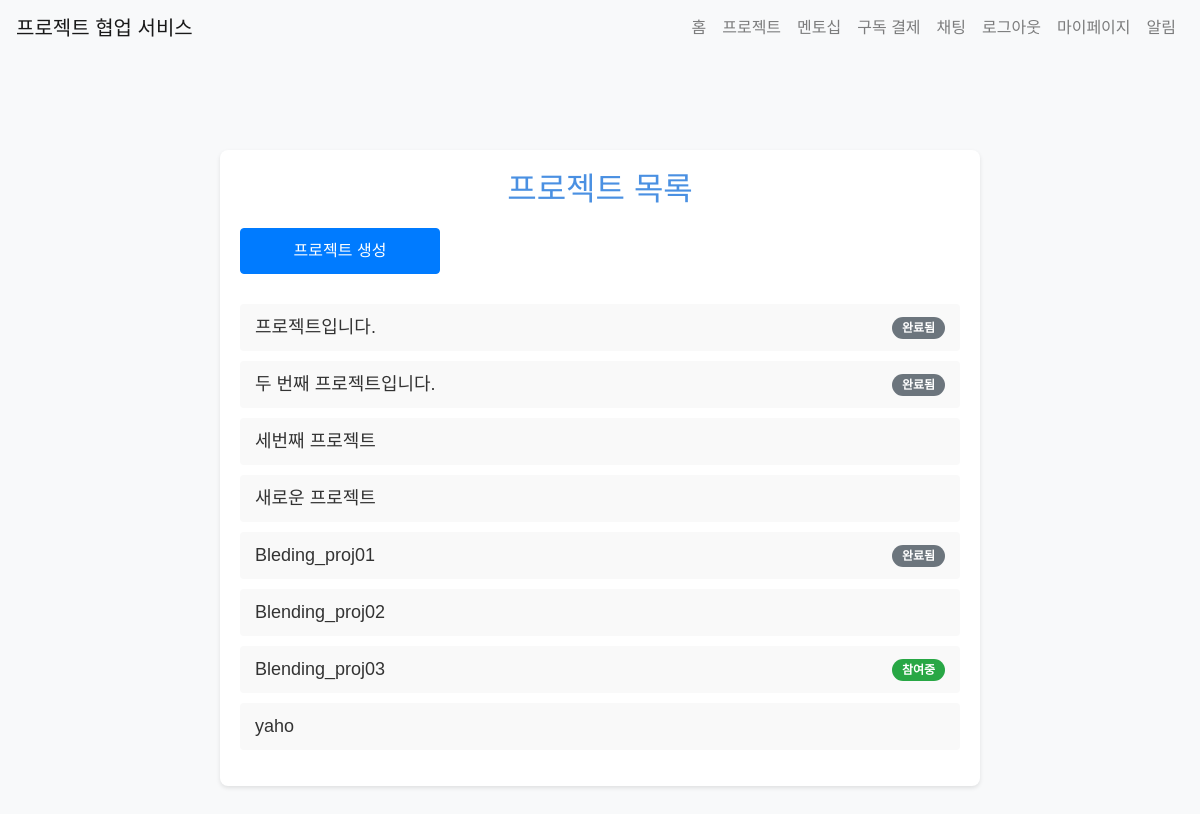
The app's page /project/list (signed in) with its own data.
### app/models.py (models this page shows)
class Project(db.Model):
    id = db.Column(db.Integer, primary_key=True)
    title = db.Column(db.String(100), nullable=False)
    description = db.Column(db.Text, nullable=False)
    start_date = db.Column(db.Date, nullable=False)
    end_date = db.Column(db.Date, nullable=False)
    created_at = db.Column(db.DateTime, default=datetime.utcnow)
    client_id = db.Column(db.Integer, db.ForeignKey('user.id'), nullable=False)
    client = db.relationship('User', back_populates='created_projects')
    completed = db.Column(db.Boolean, default=False)
    participants = db.relationship('User', secondary='project_participant', back_populates='projects', overlaps="project_participants")
    project_participants = db.relationship('ProjectParticipant', back_populates='project', lazy=True, overlaps="participants,projects")
    progresses = db.relationship('ProjectProgress', back_populates='project', lazy=True)  # 새로운 관계 추가
    overview = db.Column(db.Text)
    requirements = db.Column(db.Text)
    flowchart = db.Column(db.Text)
    timeline = db.Column(db.Text)
    github_repo = db.Column(db.String(200))

### app/views/project.py (the view)
@bp.route('/list')
@login_required
def list_projects():
    form = ProjectParticipationForm()
    projects = Project.query.all()
    return render_template('project/list.html', projects=projects, form=form)

### app/__init__.py (called while the page is built)
@login_manager.user_loader
def load_user(user_id):
    if user_id is not None:
        return User.query.get(int(user_id))
    return None

### app/templates/project/list.html
{% extends 'base.html' %}
{% block content %}
<div class="project-list-container">
    <h2>프로젝트 목록</h2>
    <a href="{{ url_for('project.create_project') }}" class="btn btn-primary create-btn">프로젝트 생성</a>
    <ul class="project-list">
    {% for project in projects %}
        <li class="project-item">
            <a href="{{ url_for('project.detail', project_id=project.id) }}" class="project-title">{{ project.title }}</a>
            {% if current_user.is_authenticated %}
                {% if project.completed %}
                    <span class="badge badge-secondary">완료됨</span>
                {% elif current_user in project.participants %}
                    <span class="badge badge-success">참여중</span>
                {% endif %}
            {% endif %}
        </li>
    {% endfor %}
    </ul>
</div>
{% endblock %}

### app/static/css/style.css (style rules this page uses)
.btn-primary { background-color: #007bff; border-color: #007bff; }
.project-list-container { max-width: 800px; margin: 50px auto; padding: 20px; background-color: #fff; border-radius: 8px; box-shadow: 0 2px 4px rgba(0, 0, 0, 0.1); }
.project-list-container h2 { text-align: center; margin-bottom: 20px; color: #4a90e2; }
.create-btn { display: block; width: 200px; margin: 0 auto 30px auto; text-align: center; }
.project-list { list-style: none; padding: 0; }
.project-item { display: flex; justify-content: space-between; align-items: center; padding: 10px 15px; margin-bottom: 10px; background-color: #f9f9f9; border-radius: 4px; transition: background-color 0.3s; }
.project-title { font-size: 18px; color: #333; text-decoration: none; }
.badge { padding: 5px 10px; border-radius: 12px; font-size: 12px; color: #fff; }
.badge-secondary { background-color: #6c757d; }
.badge-success { background-color: #28a745; }
body { font-family: Arial, sans-serif; background-color: #f8f9fa; margin: 0; padding: 0; }
.btn { display: inline-block; padding: 10px 20px; background-color: #007bff; color: #fff; text-decoration: none; border-radius: 4px; cursor: pointer; }
.btn-primary { background-color: #007bff; }

### records on screen
Project: title "프로젝트입니다.", completed "완료됨"
Project: title "두 번째 프로젝트입니다.", completed "완료됨"
Project: title "세번째 프로젝트"
Project: title "새로운 프로젝트"
Project: title "Bleding_proj01", completed "완료됨"
Project: title "Blending_proj02"
Project: title "Blending_proj03", completed "참여중"
Project: title "yaho"
